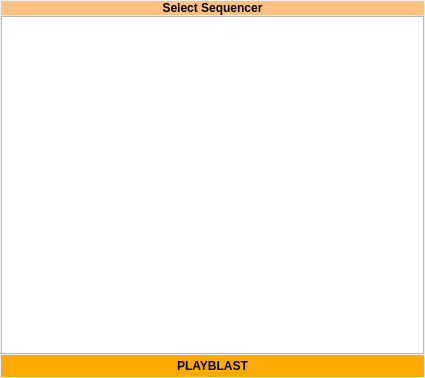
<?xml version="1.0" encoding="UTF-8"?>
<ui version="4.0">
 <class>Form</class>
 <widget class="QWidget" name="Form">
  <property name="geometry">
   <rect>
    <x>0</x>
    <y>0</y>
    <width>425</width>
    <height>378</height>
   </rect>
  </property>
  <property name="windowTitle">
   <string>Form</string>
  </property>
  <layout class="QVBoxLayout" name="verticalLayout">
   <property name="spacing">
    <number>1</number>
   </property>
   <property name="leftMargin">
    <number>1</number>
   </property>
   <property name="topMargin">
    <number>1</number>
   </property>
   <property name="rightMargin">
    <number>1</number>
   </property>
   <property name="bottomMargin">
    <number>1</number>
   </property>
   <item>
    <widget class="QLabel" name="label_2">
     <property name="palette">
      <palette>
       <active>
        <colorrole role="WindowText">
         <brush brushstyle="SolidPattern">
          <color alpha="255">
           <red>0</red>
           <green>0</green>
           <blue>0</blue>
          </color>
         </brush>
        </colorrole>
        <colorrole role="Button">
         <brush brushstyle="SolidPattern">
          <color alpha="255">
           <red>255</red>
           <green>193</green>
           <blue>130</blue>
          </color>
         </brush>
        </colorrole>
        <colorrole role="Light">
         <brush brushstyle="SolidPattern">
          <color alpha="255">
           <red>255</red>
           <green>255</green>
           <blue>255</blue>
          </color>
         </brush>
        </colorrole>
        <colorrole role="Midlight">
         <brush brushstyle="SolidPattern">
          <color alpha="255">
           <red>255</red>
           <green>224</green>
           <blue>192</blue>
          </color>
         </brush>
        </colorrole>
        <colorrole role="Dark">
         <brush brushstyle="SolidPattern">
          <color alpha="255">
           <red>127</red>
           <green>96</green>
           <blue>65</blue>
          </color>
         </brush>
        </colorrole>
        <colorrole role="Mid">
         <brush brushstyle="SolidPattern">
          <color alpha="255">
           <red>170</red>
           <green>129</green>
           <blue>87</blue>
          </color>
         </brush>
        </colorrole>
        <colorrole role="Text">
         <brush brushstyle="SolidPattern">
          <color alpha="255">
           <red>0</red>
           <green>0</green>
           <blue>0</blue>
          </color>
         </brush>
        </colorrole>
        <colorrole role="BrightText">
         <brush brushstyle="SolidPattern">
          <color alpha="255">
           <red>255</red>
           <green>255</green>
           <blue>255</blue>
          </color>
         </brush>
        </colorrole>
        <colorrole role="ButtonText">
         <brush brushstyle="SolidPattern">
          <color alpha="255">
           <red>0</red>
           <green>0</green>
           <blue>0</blue>
          </color>
         </brush>
        </colorrole>
        <colorrole role="Base">
         <brush brushstyle="SolidPattern">
          <color alpha="255">
           <red>255</red>
           <green>255</green>
           <blue>255</blue>
          </color>
         </brush>
        </colorrole>
        <colorrole role="Window">
         <brush brushstyle="SolidPattern">
          <color alpha="255">
           <red>255</red>
           <green>193</green>
           <blue>130</blue>
          </color>
         </brush>
        </colorrole>
        <colorrole role="Shadow">
         <brush brushstyle="SolidPattern">
          <color alpha="255">
           <red>0</red>
           <green>0</green>
           <blue>0</blue>
          </color>
         </brush>
        </colorrole>
        <colorrole role="AlternateBase">
         <brush brushstyle="SolidPattern">
          <color alpha="255">
           <red>255</red>
           <green>224</green>
           <blue>192</blue>
          </color>
         </brush>
        </colorrole>
        <colorrole role="ToolTipBase">
         <brush brushstyle="SolidPattern">
          <color alpha="255">
           <red>255</red>
           <green>255</green>
           <blue>220</blue>
          </color>
         </brush>
        </colorrole>
        <colorrole role="ToolTipText">
         <brush brushstyle="SolidPattern">
          <color alpha="255">
           <red>0</red>
           <green>0</green>
           <blue>0</blue>
          </color>
         </brush>
        </colorrole>
       </active>
       <inactive>
        <colorrole role="WindowText">
         <brush brushstyle="SolidPattern">
          <color alpha="255">
           <red>0</red>
           <green>0</green>
           <blue>0</blue>
          </color>
         </brush>
        </colorrole>
        <colorrole role="Button">
         <brush brushstyle="SolidPattern">
          <color alpha="255">
           <red>255</red>
           <green>193</green>
           <blue>130</blue>
          </color>
         </brush>
        </colorrole>
        <colorrole role="Light">
         <brush brushstyle="SolidPattern">
          <color alpha="255">
           <red>255</red>
           <green>255</green>
           <blue>255</blue>
          </color>
         </brush>
        </colorrole>
        <colorrole role="Midlight">
         <brush brushstyle="SolidPattern">
          <color alpha="255">
           <red>255</red>
           <green>224</green>
           <blue>192</blue>
          </color>
         </brush>
        </colorrole>
        <colorrole role="Dark">
         <brush brushstyle="SolidPattern">
          <color alpha="255">
           <red>127</red>
           <green>96</green>
           <blue>65</blue>
          </color>
         </brush>
        </colorrole>
        <colorrole role="Mid">
         <brush brushstyle="SolidPattern">
          <color alpha="255">
           <red>170</red>
           <green>129</green>
           <blue>87</blue>
          </color>
         </brush>
        </colorrole>
        <colorrole role="Text">
         <brush brushstyle="SolidPattern">
          <color alpha="255">
           <red>0</red>
           <green>0</green>
           <blue>0</blue>
          </color>
         </brush>
        </colorrole>
        <colorrole role="BrightText">
         <brush brushstyle="SolidPattern">
          <color alpha="255">
           <red>255</red>
           <green>255</green>
           <blue>255</blue>
          </color>
         </brush>
        </colorrole>
        <colorrole role="ButtonText">
         <brush brushstyle="SolidPattern">
          <color alpha="255">
           <red>0</red>
           <green>0</green>
           <blue>0</blue>
          </color>
         </brush>
        </colorrole>
        <colorrole role="Base">
         <brush brushstyle="SolidPattern">
          <color alpha="255">
           <red>255</red>
           <green>255</green>
           <blue>255</blue>
          </color>
         </brush>
        </colorrole>
        <colorrole role="Window">
         <brush brushstyle="SolidPattern">
          <color alpha="255">
           <red>255</red>
           <green>193</green>
           <blue>130</blue>
          </color>
         </brush>
        </colorrole>
        <colorrole role="Shadow">
         <brush brushstyle="SolidPattern">
          <color alpha="255">
           <red>0</red>
           <green>0</green>
           <blue>0</blue>
          </color>
         </brush>
        </colorrole>
        <colorrole role="AlternateBase">
         <brush brushstyle="SolidPattern">
          <color alpha="255">
           <red>255</red>
           <green>224</green>
           <blue>192</blue>
          </color>
         </brush>
        </colorrole>
        <colorrole role="ToolTipBase">
         <brush brushstyle="SolidPattern">
          <color alpha="255">
           <red>255</red>
           <green>255</green>
           <blue>220</blue>
          </color>
         </brush>
        </colorrole>
        <colorrole role="ToolTipText">
         <brush brushstyle="SolidPattern">
          <color alpha="255">
           <red>0</red>
           <green>0</green>
           <blue>0</blue>
          </color>
         </brush>
        </colorrole>
       </inactive>
       <disabled>
        <colorrole role="WindowText">
         <brush brushstyle="SolidPattern">
          <color alpha="255">
           <red>127</red>
           <green>96</green>
           <blue>65</blue>
          </color>
         </brush>
        </colorrole>
        <colorrole role="Button">
         <brush brushstyle="SolidPattern">
          <color alpha="255">
           <red>255</red>
           <green>193</green>
           <blue>130</blue>
          </color>
         </brush>
        </colorrole>
        <colorrole role="Light">
         <brush brushstyle="SolidPattern">
          <color alpha="255">
           <red>255</red>
           <green>255</green>
           <blue>255</blue>
          </color>
         </brush>
        </colorrole>
        <colorrole role="Midlight">
         <brush brushstyle="SolidPattern">
          <color alpha="255">
           <red>255</red>
           <green>224</green>
           <blue>192</blue>
          </color>
         </brush>
        </colorrole>
        <colorrole role="Dark">
         <brush brushstyle="SolidPattern">
          <color alpha="255">
           <red>127</red>
           <green>96</green>
           <blue>65</blue>
          </color>
         </brush>
        </colorrole>
        <colorrole role="Mid">
         <brush brushstyle="SolidPattern">
          <color alpha="255">
           <red>170</red>
           <green>129</green>
           <blue>87</blue>
          </color>
         </brush>
        </colorrole>
        <colorrole role="Text">
         <brush brushstyle="SolidPattern">
          <color alpha="255">
           <red>127</red>
           <green>96</green>
           <blue>65</blue>
          </color>
         </brush>
        </colorrole>
        <colorrole role="BrightText">
         <brush brushstyle="SolidPattern">
          <color alpha="255">
           <red>255</red>
           <green>255</green>
           <blue>255</blue>
          </color>
         </brush>
        </colorrole>
        <colorrole role="ButtonText">
         <brush brushstyle="SolidPattern">
          <color alpha="255">
           <red>127</red>
           <green>96</green>
           <blue>65</blue>
          </color>
         </brush>
        </colorrole>
        <colorrole role="Base">
         <brush brushstyle="SolidPattern">
          <color alpha="255">
           <red>255</red>
           <green>193</green>
           <blue>130</blue>
          </color>
         </brush>
        </colorrole>
        <colorrole role="Window">
         <brush brushstyle="SolidPattern">
          <color alpha="255">
           <red>255</red>
           <green>193</green>
           <blue>130</blue>
          </color>
         </brush>
        </colorrole>
        <colorrole role="Shadow">
         <brush brushstyle="SolidPattern">
          <color alpha="255">
           <red>0</red>
           <green>0</green>
           <blue>0</blue>
          </color>
         </brush>
        </colorrole>
        <colorrole role="AlternateBase">
         <brush brushstyle="SolidPattern">
          <color alpha="255">
           <red>255</red>
           <green>193</green>
           <blue>130</blue>
          </color>
         </brush>
        </colorrole>
        <colorrole role="ToolTipBase">
         <brush brushstyle="SolidPattern">
          <color alpha="255">
           <red>255</red>
           <green>255</green>
           <blue>220</blue>
          </color>
         </brush>
        </colorrole>
        <colorrole role="ToolTipText">
         <brush brushstyle="SolidPattern">
          <color alpha="255">
           <red>0</red>
           <green>0</green>
           <blue>0</blue>
          </color>
         </brush>
        </colorrole>
       </disabled>
      </palette>
     </property>
     <property name="font">
      <font>
       <weight>75</weight>
       <bold>true</bold>
      </font>
     </property>
     <property name="autoFillBackground">
      <bool>true</bool>
     </property>
     <property name="text">
      <string>Select Sequencer</string>
     </property>
     <property name="alignment">
      <set>Qt::AlignCenter</set>
     </property>
    </widget>
   </item>
   <item>
    <widget class="QListWidget" name="shot_lw"/>
   </item>
   <item>
    <widget class="QPushButton" name="plb_btn">
     <property name="palette">
      <palette>
       <active>
        <colorrole role="WindowText">
         <brush brushstyle="SolidPattern">
          <color alpha="255">
           <red>0</red>
           <green>0</green>
           <blue>0</blue>
          </color>
         </brush>
        </colorrole>
        <colorrole role="Button">
         <brush brushstyle="SolidPattern">
          <color alpha="255">
           <red>255</red>
           <green>170</green>
           <blue>0</blue>
          </color>
         </brush>
        </colorrole>
        <colorrole role="Light">
         <brush brushstyle="SolidPattern">
          <color alpha="255">
           <red>255</red>
           <green>212</green>
           <blue>127</blue>
          </color>
         </brush>
        </colorrole>
        <colorrole role="Midlight">
         <brush brushstyle="SolidPattern">
          <color alpha="255">
           <red>255</red>
           <green>191</green>
           <blue>63</blue>
          </color>
         </brush>
        </colorrole>
        <colorrole role="Dark">
         <brush brushstyle="SolidPattern">
          <color alpha="255">
           <red>127</red>
           <green>85</green>
           <blue>0</blue>
          </color>
         </brush>
        </colorrole>
        <colorrole role="Mid">
         <brush brushstyle="SolidPattern">
          <color alpha="255">
           <red>170</red>
           <green>113</green>
           <blue>0</blue>
          </color>
         </brush>
        </colorrole>
        <colorrole role="Text">
         <brush brushstyle="SolidPattern">
          <color alpha="255">
           <red>0</red>
           <green>0</green>
           <blue>0</blue>
          </color>
         </brush>
        </colorrole>
        <colorrole role="BrightText">
         <brush brushstyle="SolidPattern">
          <color alpha="255">
           <red>255</red>
           <green>255</green>
           <blue>255</blue>
          </color>
         </brush>
        </colorrole>
        <colorrole role="ButtonText">
         <brush brushstyle="SolidPattern">
          <color alpha="255">
           <red>0</red>
           <green>0</green>
           <blue>0</blue>
          </color>
         </brush>
        </colorrole>
        <colorrole role="Base">
         <brush brushstyle="SolidPattern">
          <color alpha="255">
           <red>255</red>
           <green>255</green>
           <blue>255</blue>
          </color>
         </brush>
        </colorrole>
        <colorrole role="Window">
         <brush brushstyle="SolidPattern">
          <color alpha="255">
           <red>255</red>
           <green>170</green>
           <blue>0</blue>
          </color>
         </brush>
        </colorrole>
        <colorrole role="Shadow">
         <brush brushstyle="SolidPattern">
          <color alpha="255">
           <red>0</red>
           <green>0</green>
           <blue>0</blue>
          </color>
         </brush>
        </colorrole>
        <colorrole role="AlternateBase">
         <brush brushstyle="SolidPattern">
          <color alpha="255">
           <red>255</red>
           <green>212</green>
           <blue>127</blue>
          </color>
         </brush>
        </colorrole>
        <colorrole role="ToolTipBase">
         <brush brushstyle="SolidPattern">
          <color alpha="255">
           <red>255</red>
           <green>255</green>
           <blue>220</blue>
          </color>
         </brush>
        </colorrole>
        <colorrole role="ToolTipText">
         <brush brushstyle="SolidPattern">
          <color alpha="255">
           <red>0</red>
           <green>0</green>
           <blue>0</blue>
          </color>
         </brush>
        </colorrole>
       </active>
       <inactive>
        <colorrole role="WindowText">
         <brush brushstyle="SolidPattern">
          <color alpha="255">
           <red>0</red>
           <green>0</green>
           <blue>0</blue>
          </color>
         </brush>
        </colorrole>
        <colorrole role="Button">
         <brush brushstyle="SolidPattern">
          <color alpha="255">
           <red>255</red>
           <green>170</green>
           <blue>0</blue>
          </color>
         </brush>
        </colorrole>
        <colorrole role="Light">
         <brush brushstyle="SolidPattern">
          <color alpha="255">
           <red>255</red>
           <green>212</green>
           <blue>127</blue>
          </color>
         </brush>
        </colorrole>
        <colorrole role="Midlight">
         <brush brushstyle="SolidPattern">
          <color alpha="255">
           <red>255</red>
           <green>191</green>
           <blue>63</blue>
          </color>
         </brush>
        </colorrole>
        <colorrole role="Dark">
         <brush brushstyle="SolidPattern">
          <color alpha="255">
           <red>127</red>
           <green>85</green>
           <blue>0</blue>
          </color>
         </brush>
        </colorrole>
        <colorrole role="Mid">
         <brush brushstyle="SolidPattern">
          <color alpha="255">
           <red>170</red>
           <green>113</green>
           <blue>0</blue>
          </color>
         </brush>
        </colorrole>
        <colorrole role="Text">
         <brush brushstyle="SolidPattern">
          <color alpha="255">
           <red>0</red>
           <green>0</green>
           <blue>0</blue>
          </color>
         </brush>
        </colorrole>
        <colorrole role="BrightText">
         <brush brushstyle="SolidPattern">
          <color alpha="255">
           <red>255</red>
           <green>255</green>
           <blue>255</blue>
          </color>
         </brush>
        </colorrole>
        <colorrole role="ButtonText">
         <brush brushstyle="SolidPattern">
          <color alpha="255">
           <red>0</red>
           <green>0</green>
           <blue>0</blue>
          </color>
         </brush>
        </colorrole>
        <colorrole role="Base">
         <brush brushstyle="SolidPattern">
          <color alpha="255">
           <red>255</red>
           <green>255</green>
           <blue>255</blue>
          </color>
         </brush>
        </colorrole>
        <colorrole role="Window">
         <brush brushstyle="SolidPattern">
          <color alpha="255">
           <red>255</red>
           <green>170</green>
           <blue>0</blue>
          </color>
         </brush>
        </colorrole>
        <colorrole role="Shadow">
         <brush brushstyle="SolidPattern">
          <color alpha="255">
           <red>0</red>
           <green>0</green>
           <blue>0</blue>
          </color>
         </brush>
        </colorrole>
        <colorrole role="AlternateBase">
         <brush brushstyle="SolidPattern">
          <color alpha="255">
           <red>255</red>
           <green>212</green>
           <blue>127</blue>
          </color>
         </brush>
        </colorrole>
        <colorrole role="ToolTipBase">
         <brush brushstyle="SolidPattern">
          <color alpha="255">
           <red>255</red>
           <green>255</green>
           <blue>220</blue>
          </color>
         </brush>
        </colorrole>
        <colorrole role="ToolTipText">
         <brush brushstyle="SolidPattern">
          <color alpha="255">
           <red>0</red>
           <green>0</green>
           <blue>0</blue>
          </color>
         </brush>
        </colorrole>
       </inactive>
       <disabled>
        <colorrole role="WindowText">
         <brush brushstyle="SolidPattern">
          <color alpha="255">
           <red>127</red>
           <green>85</green>
           <blue>0</blue>
          </color>
         </brush>
        </colorrole>
        <colorrole role="Button">
         <brush brushstyle="SolidPattern">
          <color alpha="255">
           <red>255</red>
           <green>170</green>
           <blue>0</blue>
          </color>
         </brush>
        </colorrole>
        <colorrole role="Light">
         <brush brushstyle="SolidPattern">
          <color alpha="255">
           <red>255</red>
           <green>212</green>
           <blue>127</blue>
          </color>
         </brush>
        </colorrole>
        <colorrole role="Midlight">
         <brush brushstyle="SolidPattern">
          <color alpha="255">
           <red>255</red>
           <green>191</green>
           <blue>63</blue>
          </color>
         </brush>
        </colorrole>
        <colorrole role="Dark">
         <brush brushstyle="SolidPattern">
          <color alpha="255">
           <red>127</red>
           <green>85</green>
           <blue>0</blue>
          </color>
         </brush>
        </colorrole>
        <colorrole role="Mid">
         <brush brushstyle="SolidPattern">
          <color alpha="255">
           <red>170</red>
           <green>113</green>
           <blue>0</blue>
          </color>
         </brush>
        </colorrole>
        <colorrole role="Text">
         <brush brushstyle="SolidPattern">
          <color alpha="255">
           <red>127</red>
           <green>85</green>
           <blue>0</blue>
          </color>
         </brush>
        </colorrole>
        <colorrole role="BrightText">
         <brush brushstyle="SolidPattern">
          <color alpha="255">
           <red>255</red>
           <green>255</green>
           <blue>255</blue>
          </color>
         </brush>
        </colorrole>
        <colorrole role="ButtonText">
         <brush brushstyle="SolidPattern">
          <color alpha="255">
           <red>127</red>
           <green>85</green>
           <blue>0</blue>
          </color>
         </brush>
        </colorrole>
        <colorrole role="Base">
         <brush brushstyle="SolidPattern">
          <color alpha="255">
           <red>255</red>
           <green>170</green>
           <blue>0</blue>
          </color>
         </brush>
        </colorrole>
        <colorrole role="Window">
         <brush brushstyle="SolidPattern">
          <color alpha="255">
           <red>255</red>
           <green>170</green>
           <blue>0</blue>
          </color>
         </brush>
        </colorrole>
        <colorrole role="Shadow">
         <brush brushstyle="SolidPattern">
          <color alpha="255">
           <red>0</red>
           <green>0</green>
           <blue>0</blue>
          </color>
         </brush>
        </colorrole>
        <colorrole role="AlternateBase">
         <brush brushstyle="SolidPattern">
          <color alpha="255">
           <red>255</red>
           <green>170</green>
           <blue>0</blue>
          </color>
         </brush>
        </colorrole>
        <colorrole role="ToolTipBase">
         <brush brushstyle="SolidPattern">
          <color alpha="255">
           <red>255</red>
           <green>255</green>
           <blue>220</blue>
          </color>
         </brush>
        </colorrole>
        <colorrole role="ToolTipText">
         <brush brushstyle="SolidPattern">
          <color alpha="255">
           <red>0</red>
           <green>0</green>
           <blue>0</blue>
          </color>
         </brush>
        </colorrole>
       </disabled>
      </palette>
     </property>
     <property name="font">
      <font>
       <weight>75</weight>
       <bold>true</bold>
      </font>
     </property>
     <property name="autoFillBackground">
      <bool>true</bool>
     </property>
     <property name="text">
      <string>PLAYBLAST</string>
     </property>
     <property name="flat">
      <bool>true</bool>
     </property>
    </widget>
   </item>
  </layout>
 </widget>
 <resources/>
 <connections/>
</ui>
